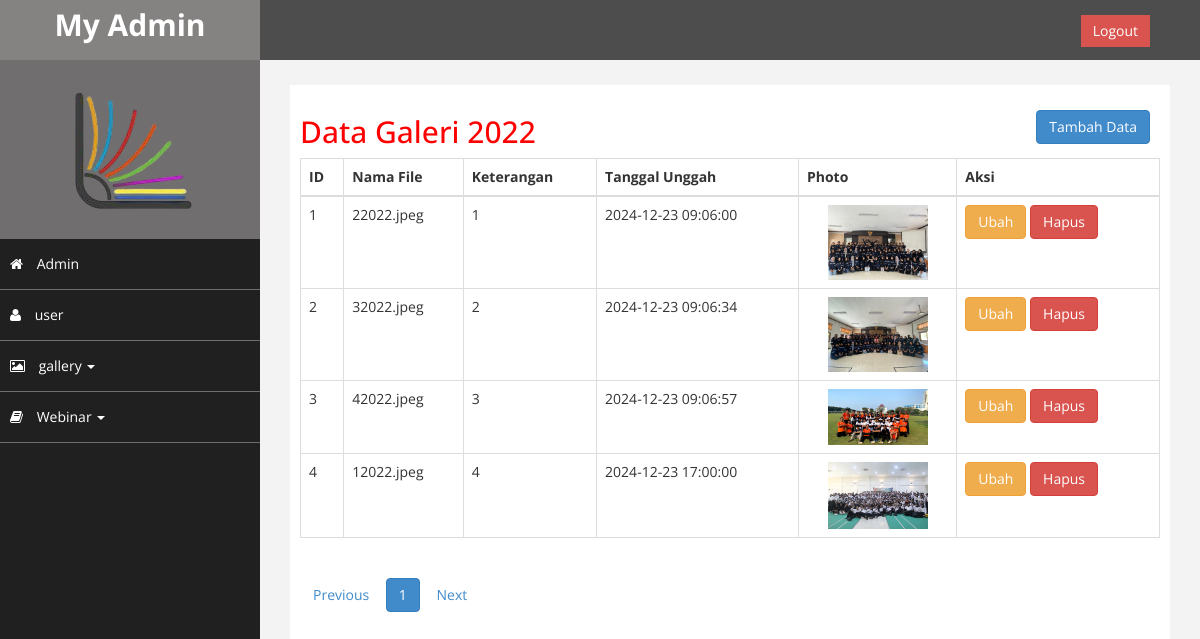
/admin1/index.php?hal=gallery2022 (signed in), run on the app's committed database.
### tables this page shows
CREATE TABLE `gallery2022` (
  `id` int(11) NOT NULL,
  `file_name` varchar(255) NOT NULL,
  `caption` varchar(255) NOT NULL,
  `uploaded_on` timestamp NULL DEFAULT CURRENT_TIMESTAMP
);

### admin1/gallery2022.php (the view, shortened to what this page needs)
<?php
$koneksi = new mysqli("localhost", "root", "", "webmi");
$limit = 10;
$page = isset($_GET['page']) ? (int) $_GET['page'] : 1;
$offset = ($page - 1) * $limit;
$total_result = $koneksi->query("SELECT COUNT(*) as total FROM gallery2022");
$total_row = $total_result->fetch_assoc();
$total_entries = $total_row['total'];
$total_pages = ceil($total_entries / $limit);
$ambil_gallery_2022 = $koneksi->query("SELECT * FROM gallery2022 LIMIT $limit OFFSET $offset");
?>
<div style="color: white; padding: 15px 10px 5px 50px; float: right; font-size: 16px;">
    <a href="index.php?hal=tambahgallery" class="btn btn-primary">Tambah Data</a>
</div>
<h2>Data Galeri 2022</h2>
<table class="table table-bordered">
    <thead>
        <tr>
            <th>ID</th>
            <th>Nama File</th>
            <th>Keterangan</th>
            <th>Tanggal Unggah</th>
            <th>Photo</th>
            <th>Aksi</th>
        </tr>
    </thead>
    <tbody>
        <?php while ($gallery = $ambil_gallery_2022->fetch_assoc()) { ?>
            <tr>
                <td><?php echo $gallery['id']; ?></td>
                <td><?php echo $gallery['file_name']; ?></td>
                <td><?php echo $gallery['caption']; ?></td>
                <td><?php echo $gallery['uploaded_on']; ?></td>
                <td style="text-align: center;">
                    <img src="../uploads/<?php echo htmlspecialchars($gallery['file_name']); ?>"
                        alt="<?php echo htmlspecialchars($gallery['caption']); ?>"
                        style="max-width: 100px; max-height: 100px;">
                </td>
                <td>
                    <a href="index.php?hal=ubahgallery&id=<?php echo $gallery['id']; ?>&year=2022"
                        class="btn-warning btn">Ubah</a>
                    <a href="hapusgallery.php?id=<?php echo $gallery['id']; ?>&year=2022" class="btn-danger btn">Hapus</a>
                </td>
            </tr>
        <?php } ?>
    </tbody>
</table>
<div class="pagination">
    <a href="index.php?hal=gallery2022&page=<?php echo max(1, $page - 1); ?>" class="btn btn-secondary">Previous</a>
    <?php for ($i = 1; $i <= $total_pages; $i++): ?>
        <a href="index.php?hal=gallery2022&page=<?php echo $i; ?>"
            class="btn <?php echo ($i === $page) ? 'btn-primary' : 'btn-secondary'; ?>">
            <?php echo $i; ?>
        </a>
    <?php endfor; ?>
    <a href="index.php?hal=gallery2022&page=<?php echo min($total_pages, $page + 1); ?>"
        class="btn btn-secondary">Next</a>
</div>

### admin1/assets/css/custom.css (style rules this page uses)
body { font-family: 'Open Sans', sans-serif; }
h2 { color: #f00; }

### data on the page
gallery2022: id "1", file_name "22022.jpeg", caption "1", uploaded_on "2024-12-23 09:06:00", file_name (picture)
gallery2022: id "2", file_name "32022.jpeg", caption "2", uploaded_on "2024-12-23 09:06:34", file_name (picture)
gallery2022: id "3", file_name "42022.jpeg", caption "3", uploaded_on "2024-12-23 09:06:57", file_name (picture)
gallery2022: id "4", file_name "12022.jpeg", caption "4", uploaded_on "2024-12-23 17:00:00", file_name (picture)
